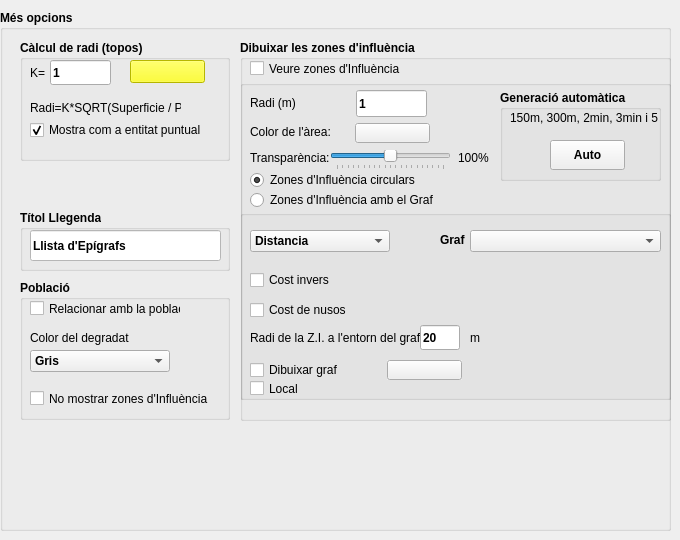
   <widget class="QWidget" name="tab_4">
    <attribute name="title">
     <string>Altres operacions</string>
    </attribute>
    <widget class="QGroupBox" name="groupBox">
     <property name="geometry">
      <rect>
       <x>0</x>
       <y>10</y>
       <width>671</width>
       <height>521</height>
      </rect>
     </property>
     <property name="font">
      <font>
       <weight>75</weight>
       <bold>true</bold>
      </font>
     </property>
     <property name="title">
      <string>Més opcions</string>
     </property>
     <widget class="QGroupBox" name="CalculRadiTopos_panel">
      <property name="geometry">
       <rect>
        <x>20</x>
        <y>30</y>
        <width>210</width>
        <height>121</height>
       </rect>
      </property>
      <property name="font">
       <font>
        <weight>75</weight>
        <bold>true</bold>
       </font>
      </property>
      <property name="title">
       <string>Càlcul de radi (topos)</string>
      </property>
      <widget class="QLabel" name="label_2">
       <property name="geometry">
        <rect>
         <x>10</x>
         <y>25</y>
         <width>21</width>
         <height>16</height>
        </rect>
       </property>
       <property name="font">
        <font>
         <weight>50</weight>
         <bold>false</bold>
        </font>
       </property>
       <property name="text">
        <string>K=</string>
       </property>
      </widget>
      <widget class="QLabel" name="label_3">
       <property name="geometry">
        <rect>
         <x>10</x>
         <y>60</y>
         <width>151</width>
         <height>16</height>
        </rect>
       </property>
       <property name="font">
        <font>
         <weight>50</weight>
         <bold>false</bold>
        </font>
       </property>
       <property name="text">
        <string>Radi=K*SQRT(Superficie / PI)</string>
       </property>
      </widget>
      <widget class="QLineEdit" name="texte_2">
       <property name="geometry">
        <rect>
         <x>30</x>
         <y>20</y>
         <width>61</width>
         <height>25</height>
        </rect>
       </property>
       <property name="text">
        <string>1</string>
       </property>
      </widget>
      <widget class="QPushButton" name="ColorTopos">
       <property name="geometry">
        <rect>
         <x>110</x>
         <y>20</y>
         <width>75</width>
         <height>23</height>
        </rect>
       </property>
       <property name="focusPolicy">
        <enum>Qt::NoFocus</enum>
       </property>
       <property name="autoFillBackground">
        <bool>false</bool>
       </property>
       <property name="styleSheet">
        <string notr="true">background-color: rgb(255, 255, 0);
border-color: rgb(255, 0, 0);</string>
       </property>
       <property name="text">
        <string/>
       </property>
       <property name="autoDefault">
        <bool>false</bool>
       </property>
       <property name="flat">
        <bool>false</bool>
       </property>
      </widget>
      <widget class="QCheckBox" name="Mostra_punt_chk">
       <property name="geometry">
        <rect>
         <x>10</x>
         <y>80</y>
         <width>171</width>
         <height>20</height>
        </rect>
       </property>
       <property name="font">
        <font>
         <weight>50</weight>
         <bold>false</bold>
        </font>
       </property>
       <property name="cursor">
        <cursorShape>PointingHandCursor</cursorShape>
       </property>
       <property name="text">
        <string>Mostra com a entitat puntual</string>
       </property>
       <property name="checked">
        <bool>true</bool>
       </property>
      </widget>
     </widget>
     <widget class="QGroupBox" name="groupBox_3">
      <property name="geometry">
       <rect>
        <x>20</x>
        <y>200</y>
        <width>210</width>
        <height>61</height>
       </rect>
      </property>
      <property name="font">
       <font>
        <weight>75</weight>
        <bold>true</bold>
       </font>
      </property>
      <property name="title">
       <string>Títol Llegenda</string>
      </property>
      <widget class="QLineEdit" name="texte_3">
       <property name="geometry">
        <rect>
         <x>10</x>
         <y>20</y>
         <width>191</width>
         <height>31</height>
        </rect>
       </property>
       <property name="styleSheet">
        <string notr="true">font: 10pt &quot;MS Shell Dlg 2&quot;;
background-color: rgb(255, 255, 255);</string>
       </property>
       <property name="text">
        <string>Llista d'Epígrafs</string>
       </property>
      </widget>
     </widget>
     <widget class="QGroupBox" name="Poblacio_panel">
      <property name="geometry">
       <rect>
        <x>20</x>
        <y>270</y>
        <width>210</width>
        <height>140</height>
       </rect>
      </property>
      <property name="font">
       <font>
        <weight>75</weight>
        <bold>true</bold>
        <kerning>true</kerning>
       </font>
      </property>
      <property name="title">
       <string>Població</string>
      </property>
      <property name="flat">
       <bool>false</bool>
      </property>
      <property name="checkable">
       <bool>false</bool>
      </property>
      <widget class="QCheckBox" name="RelacionarPoblacio">
       <property name="geometry">
        <rect>
         <x>10</x>
         <y>20</y>
         <width>151</width>
         <height>17</height>
        </rect>
       </property>
       <property name="font">
        <font>
         <weight>50</weight>
         <bold>false</bold>
        </font>
       </property>
       <property name="cursor">
        <cursorShape>PointingHandCursor</cursorShape>
       </property>
       <property name="text">
        <string>Relacionar amb la població</string>
       </property>
      </widget>
      <widget class="QComboBox" name="ColorDegradat">
       <property name="geometry">
        <rect>
         <x>10</x>
         <y>70</y>
         <width>140</width>
         <height>22</height>
        </rect>
       </property>
       <property name="cursor">
        <cursorShape>PointingHandCursor</cursorShape>
       </property>
       <item>
        <property name="text">
         <string>Gris</string>
        </property>
       </item>
       <item>
        <property name="text">
         <string>Vermell</string>
        </property>
       </item>
       <item>
        <property name="text">
         <string>Groc</string>
        </property>
       </item>
       <item>
        <property name="text">
         <string>Blau</string>
        </property>
       </item>
       <item>
        <property name="text">
         <string>Verd</string>
        </property>
       </item>
      </widget>
      <widget class="QLabel" name="label_4">
       <property name="geometry">
        <rect>
         <x>10</x>
         <y>50</y>
         <width>151</width>
         <height>16</height>
        </rect>
       </property>
       <property name="font">
        <font>
         <weight>50</weight>
         <bold>false</bold>
        </font>
       </property>
       <property name="text">
        <string>Color del degradat</string>
       </property>
       <property name="alignment">
        <set>Qt::AlignLeading|Qt::AlignLeft|Qt::AlignVCenter</set>
       </property>
      </widget>
      <widget class="QCheckBox" name="NoMostrarZI">
       <property name="geometry">
        <rect>
         <x>10</x>
         <y>110</y>
         <width>180</width>
         <height>17</height>
        </rect>
       </property>
       <property name="font">
        <font>
         <weight>50</weight>
         <bold>false</bold>
        </font>
       </property>
       <property name="cursor">
        <cursorShape>PointingHandCursor</cursorShape>
       </property>
       <property name="text">
        <string>No mostrar zones d'Influència</string>
       </property>
      </widget>
     </widget>
     <widget class="QGroupBox" name="groupBox_5">
      <property name="geometry">
       <rect>
        <x>240</x>
        <y>30</y>
        <width>431</width>
        <height>381</height>
       </rect>
      </property>
      <property name="title">
       <string>Dibuixar les zones d'influència</string>
      </property>
      <widget class="QCheckBox" name="Veure_ZI">
       <property name="geometry">
        <rect>
         <x>10</x>
         <y>20</y>
         <width>180</width>
         <height>17</height>
        </rect>
       </property>
       <property name="font">
        <font>
         <weight>50</weight>
         <bold>false</bold>
        </font>
       </property>
       <property name="cursor">
        <cursorShape>PointingHandCursor</cursorShape>
       </property>
       <property name="text">
        <string>Veure zones d'Influència</string>
       </property>
      </widget>
      <widget class="QGroupBox" name="VeureZI_panel">
       <property name="geometry">
        <rect>
         <x>0</x>
         <y>40</y>
         <width>431</width>
         <height>320</height>
        </rect>
       </property>
       <property name="autoFillBackground">
        <bool>false</bool>
       </property>
       <property name="styleSheet">
        <string notr="true"/>
       </property>
       <property name="title">
        <string/>
       </property>
       <property name="flat">
        <bool>true</bool>
       </property>
       <widget class="QGroupBox" name="AutoGen">
        <property name="geometry">
         <rect>
          <x>260</x>
          <y>10</y>
          <width>161</width>
          <height>91</height>
         </rect>
        </property>
        <property name="title">
         <string>Generació automàtica</string>
        </property>
        <widget class="QLabel" name="label_15">
         <property name="geometry">
          <rect>
           <x>10</x>
           <y>20</y>
           <width>160</width>
           <height>16</height>
          </rect>
         </property>
         <property name="font">
          <font>
           <weight>50</weight>
           <bold>false</bold>
          </font>
         </property>
         <property name="text">
          <string>150m, 300m, 2min, 3min i 5 min</string>
         </property>
        </widget>
        <widget class="QPushButton" name="pushButton_3">
         <property name="geometry">
          <rect>
           <x>50</x>
           <y>50</y>
           <width>75</width>
           <height>30</height>
          </rect>
         </property>
         <property name="cursor">
          <cursorShape>PointingHandCursor</cursorShape>
         </property>
         <property name="text">
          <string>Auto</string>
         </property>
        </widget>
       </widget>
       <widget class="QLabel" name="label_6">
        <property name="geometry">
         <rect>
          <x>10</x>
          <y>44</y>
          <width>80</width>
          <height>16</height>
         </rect>
        </property>
        <property name="font">
         <font>
          <weight>50</weight>
          <bold>false</bold>
         </font>
        </property>
        <property name="text">
         <string>Color de l'àrea:</string>
        </property>
       </widget>
       <widget class="QLabel" name="label_5">
        <property name="geometry">
         <rect>
          <x>10</x>
          <y>15</y>
          <width>101</width>
          <height>16</height>
         </rect>
        </property>
        <property name="font">
         <font>
          <weight>50</weight>
          <bold>false</bold>
         </font>
        </property>
        <property name="text">
         <string>Radi (m)</string>
        </property>
       </widget>
       <widget class="QRadioButton" name="ZICirc_radio">
        <property name="geometry">
         <rect>
          <x>10</x>
          <y>90</y>
          <width>190</width>
          <height>20</height>
         </rect>
        </property>
        <property name="font">
         <font>
          <weight>50</weight>
          <bold>false</bold>
         </font>
        </property>
        <property name="cursor">
         <cursorShape>PointingHandCursor</cursorShape>
        </property>
        <property name="text">
         <string>Zones d'Influència circulars</string>
        </property>
        <property name="checked">
         <bool>true</bool>
        </property>
       </widget>
       <widget class="QRadioButton" name="ZIGraf_radio">
        <property name="geometry">
         <rect>
          <x>10</x>
          <y>110</y>
          <width>190</width>
          <height>20</height>
         </rect>
        </property>
        <property name="font">
         <font>
          <weight>50</weight>
          <bold>false</bold>
         </font>
        </property>
        <property name="cursor">
         <cursorShape>PointingHandCursor</cursorShape>
        </property>
        <property name="text">
         <string>Zones d'Influència amb el Graf</string>
        </property>
        <property name="checked">
         <bool>false</bool>
        </property>
       </widget>
       <widget class="QPushButton" name="ColorZI">
        <property name="geometry">
         <rect>
          <x>115</x>
          <y>43</y>
          <width>75</width>
          <height>20</height>
         </rect>
        </property>
        <property name="focusPolicy">
         <enum>Qt::NoFocus</enum>
        </property>
        <property name="autoFillBackground">
         <bool>true</bool>
        </property>
        <property name="styleSheet">
         <string notr="true">border-color: rgb(255, 0, 0);</string>
        </property>
        <property name="text">
         <string/>
        </property>
        <property name="autoDefault">
         <bool>false</bool>
        </property>
        <property name="flat">
         <bool>false</bool>
        </property>
       </widget>
       <widget class="QGroupBox" name="ZIGraf_panel">
        <property name="geometry">
         <rect>
          <x>0</x>
          <y>130</y>
          <width>431</width>
          <height>211</height>
         </rect>
        </property>
        <property name="title">
         <string/>
        </property>
        <property name="flat">
         <bool>true</bool>
        </property>
        <widget class="QLabel" name="label_11">
         <property name="geometry">
          <rect>
           <x>10</x>
           <y>120</y>
           <width>240</width>
           <height>16</height>
          </rect>
         </property>
         <property name="font">
          <font>
           <weight>50</weight>
           <bold>false</bold>
          </font>
         </property>
         <property name="text">
          <string>Radi de la Z.I. a l'entorn del graf</string>
         </property>
        </widget>
        <widget class="QCheckBox" name="CostNusos">
         <property name="enabled">
          <bool>true</bool>
         </property>
         <property name="geometry">
          <rect>
           <x>10</x>
           <y>90</y>
           <width>100</width>
           <height>20</height>
          </rect>
         </property>
         <property name="font">
          <font>
           <weight>50</weight>
           <bold>false</bold>
          </font>
         </property>
         <property name="cursor">
          <cursorShape>PointingHandCursor</cursorShape>
         </property>
         <property name="text">
          <string>Cost de nusos</string>
         </property>
        </widget>
        <widget class="QCheckBox" name="MostrarGraf_chk">
         <property name="geometry">
          <rect>
           <x>10</x>
           <y>150</y>
           <width>100</width>
           <height>20</height>
          </rect>
         </property>
         <property name="font">
          <font>
           <weight>50</weight>
           <bold>false</bold>
          </font>
         </property>
         <property name="cursor">
          <cursorShape>PointingHandCursor</cursorShape>
         </property>
         <property name="text">
          <string>Dibuixar graf</string>
         </property>
        </widget>
        <widget class="QComboBox" name="GrafCombo">
         <property name="geometry">
          <rect>
           <x>10</x>
           <y>20</y>
           <width>140</width>
           <height>22</height>
          </rect>
         </property>
         <property name="cursor">
          <cursorShape>PointingHandCursor</cursorShape>
         </property>
         <property name="frame">
          <bool>true</bool>
         </property>
         <item>
          <property name="text">
           <string>Distancia</string>
          </property>
         </item>
         <item>
          <property name="text">
           <string>Temps</string>
          </property>
         </item>
        </widget>
        <widget class="QCheckBox" name="CostInvers_chk">
         <property name="geometry">
          <rect>
           <x>10</x>
           <y>60</y>
           <width>100</width>
           <height>20</height>
          </rect>
         </property>
         <property name="font">
          <font>
           <weight>50</weight>
           <bold>false</bold>
          </font>
         </property>
         <property name="cursor">
          <cursorShape>PointingHandCursor</cursorShape>
         </property>
         <property name="text">
          <string>Cost invers</string>
         </property>
        </widget>
        <widget class="QLabel" name="label_13">
         <property name="geometry">
          <rect>
           <x>230</x>
           <y>120</y>
           <width>21</width>
           <height>16</height>
          </rect>
         </property>
         <property name="font">
          <font>
           <weight>50</weight>
           <bold>false</bold>
          </font>
         </property>
         <property name="text">
          <string>m</string>
         </property>
        </widget>
        <widget class="QLineEdit" name="Radi_ZI_3">
         <property name="geometry">
          <rect>
           <x>180</x>
           <y>115</y>
           <width>40</width>
           <height>25</height>
          </rect>
         </property>
         <property name="text">
          <string>20</string>
         </property>
        </widget>
        <widget class="QPushButton" name="ColorGraf">
         <property name="geometry">
          <rect>
           <x>147</x>
           <y>150</y>
           <width>75</width>
           <height>20</height>
          </rect>
         </property>
         <property name="focusPolicy">
          <enum>Qt::NoFocus</enum>
         </property>
         <property name="autoFillBackground">
          <bool>true</bool>
         </property>
         <property name="styleSheet">
          <string notr="true">border-color: rgb(255, 0, 0);</string>
         </property>
         <property name="text">
          <string/>
         </property>
         <property name="autoDefault">
          <bool>false</bool>
         </property>
         <property name="flat">
          <bool>false</bool>
         </property>
        </widget>
        <widget class="QCheckBox" name="chk_calc_local">
         <property name="geometry">
          <rect>
           <x>10</x>
           <y>170</y>
           <width>70</width>
           <height>17</height>
          </rect>
         </property>
         <property name="font">
          <font>
           <weight>50</weight>
           <bold>false</bold>
           <kerning>true</kerning>
          </font>
         </property>
         <property name="text">
          <string>Local</string>
         </property>
        </widget>
        <widget class="QComboBox" name="comboGraf">
         <property name="geometry">
          <rect>
           <x>230</x>
           <y>20</y>
           <width>191</width>
           <height>22</height>
          </rect>
         </property>
        </widget>
        <widget class="QLabel" name="grafText">
         <property name="geometry">
          <rect>
           <x>200</x>
           <y>20</y>
           <width>31</width>
           <height>20</height>
          </rect>
         </property>
         <property name="text">
          <string>Graf</string>
         </property>
        </widget>
       </widget>
       <widget class="QSlider" name="Transparencia">
        <property name="geometry">
         <rect>
          <x>90</x>
          <y>70</y>
          <width>121</width>
          <height>20</height>
         </rect>
        </property>
        <property name="maximum">
         <number>100</number>
        </property>
        <property name="singleStep">
         <number>1</number>
        </property>
        <property name="pageStep">
         <number>100</number>
        </property>
        <property name="value">
         <number>50</number>
        </property>
        <property name="orientation">
         <enum>Qt::Horizontal</enum>
        </property>
        <property name="invertedControls">
         <bool>false</bool>
        </property>
        <property name="tickPosition">
         <enum>QSlider::TicksBelow</enum>
        </property>
        <property name="tickInterval">
         <number>5</number>
        </property>
       </widget>
       <widget class="QLabel" name="label_7">
        <property name="geometry">
         <rect>
          <x>10</x>
          <y>70</y>
          <width>91</width>
          <height>16</height>
         </rect>
        </property>
        <property name="font">
         <font>
          <weight>50</weight>
          <bold>false</bold>
         </font>
        </property>
        <property name="text">
         <string>Transparència:</string>
        </property>
       </widget>
       <widget class="QLabel" name="Transparencia_lbl">
        <property name="geometry">
         <rect>
          <x>218</x>
          <y>70</y>
          <width>31</width>
          <height>16</height>
         </rect>
        </property>
        <property name="font">
         <font>
          <weight>50</weight>
          <bold>false</bold>
         </font>
        </property>
        <property name="text">
         <string>100%</string>
        </property>
       </widget>
       <widget class="QLineEdit" name="Radi_ZI">
        <property name="geometry">
         <rect>
          <x>116</x>
          <y>10</y>
          <width>71</width>
          <height>27</height>
         </rect>
        </property>
        <property name="text">
         <string>1</string>
        </property>
       </widget>
       <zorder>ZIGraf_panel</zorder>
       <zorder>AutoGen</zorder>
       <zorder>label_6</zorder>
       <zorder>label_5</zorder>
       <zorder>ZICirc_radio</zorder>
       <zorder>ZIGraf_radio</zorder>
       <zorder>Transparencia</zorder>
       <zorder>label_7</zorder>
       <zorder>Transparencia_lbl</zorder>
       <zorder>ColorZI</zorder>
       <zorder>Radi_ZI</zorder>
      </widget>
      <zorder>VeureZI_panel</zorder>
      <zorder>Veure_ZI</zorder>
     </widget>
    </widget>
   </widget>
